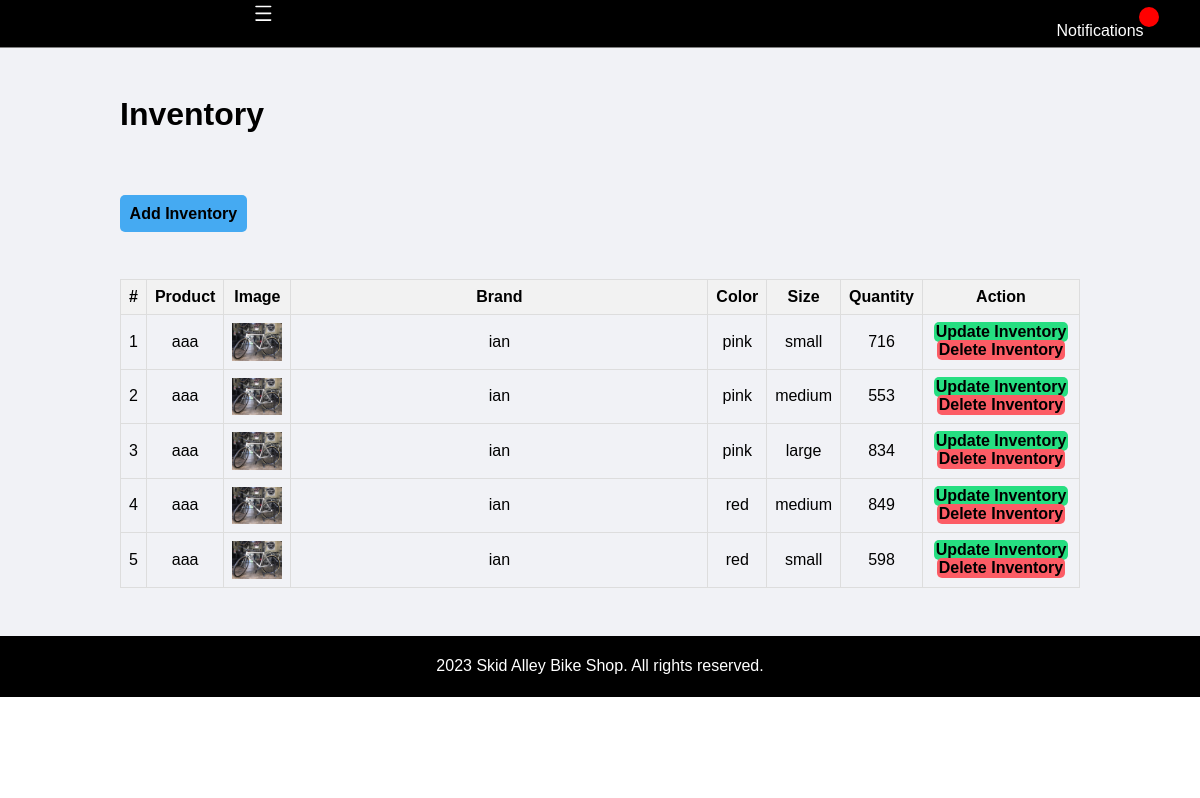
/admin/inventory.php (signed in), run on the app's committed database.
### tables this page shows
CREATE TABLE `stock_list` (
  `id` int(10) NOT NULL,
  `product_id` int(10) NOT NULL,
  `product_colors_sizes_id` int(10) NOT NULL,
  `quantity` float NOT NULL
);

CREATE TABLE `product_list` (
  `id` int(10) NOT NULL,
  `brand_id` int(11) NOT NULL,
  `category_id` int(11) NOT NULL,
  `name` varchar(250) NOT NULL,
  `models` varchar(250) NOT NULL,
  `description` varchar(250) NOT NULL,
  `price` float NOT NULL,
  `status` tinyint(1) NOT NULL DEFAULT 1,
  `image_path` text NOT NULL,
  `delete_flag` tinyint(1) NOT NULL
);

CREATE TABLE `brand_list` (
  `id` int(10) UNSIGNED NOT NULL,
  `name` varchar(50) NOT NULL,
  `image_path` text NOT NULL,
  `delete_flag` tinyint(1) NOT NULL,
  `status` tinyint(1) NOT NULL
);

CREATE TABLE `product_colors_sizes` (
  `id` int(11) NOT NULL,
  `product_id` int(11) DEFAULT NULL,
  `color` varchar(255) DEFAULT NULL,
  `size` varchar(255) DEFAULT NULL
);

### admin/inventory.php (the view, shortened to what this page needs)
<?php include('partials/menu.php'); ?>
<div class="main-content">
    <div class="wrapper">
        <h1>Inventory</h1>
        <br/><br/>
        <br/><br/>
        <a href="<?php echo SITEURL; ?>admin/add-inventory.php" class="btn-primary">Add Inventory</a>
        <br/><br/><br/>
        <table class="tbl-full">
    <tr>
        <th>#</th>
        <th>Product</th>
        <th>Image</th>
        <th>Brand</th>
        <th>Color</th>
        <th>Size</th>
        <th>Quantity</th>
        <th>Action</th>
    </tr>
    <?php
  $sql = "SELECT sl.id, sl.quantity, sl.product_id, pcs.color AS product_color, pcs.size AS product_size
  FROM stock_list sl
  INNER JOIN product_colors_sizes pcs ON sl.product_colors_sizes_id = pcs.id
  ORDER BY pcs.color ASC";
    $res = mysqli_query($conn, $sql);
    $count = mysqli_num_rows($res);
    $sn = 1;
    if ($count > 0) {
        while ($row = mysqli_fetch_assoc($res)) {
            $id = $row['id'];
            $quantity = $row['quantity'];
            $product_id = $row['product_id'];
            $product_color = $row['product_color'];
            $product_size = $row['product_size'];
            $product_sql = "SELECT p.name AS product_name, p.image_path AS product_image, b.name AS brand_name
                            FROM product_list p
                            INNER JOIN brand_list b ON p.brand_id = b.id
                            WHERE p.id = $product_id";
            $product_result = mysqli_query($conn, $product_sql);
            if ($product_result && mysqli_num_rows($product_result) > 0) {
                $product_row = mysqli_fetch_assoc($product_result);
                $product_name = $product_row['product_name'];
                $brand_name = $product_row['brand_name'];
                $product_image = $product_row['product_image'];
            } else {
                $product_name = "<div class='error'>Product Not Found</div>";
                $brand_name = "<div class='error'>Brand Not Found</div>";
                $product_image = "";
            }
            ?>
            <tr>
                <td><?php echo $sn++; ?></td>
                <td><?php echo $product_name;?></td>
                <td>
                <?php
                    if (!empty($product_image)) {
                        echo "<img src='" . SITEURL . "images/bike/" . $product_image . "' width='50px' alt='Product Image'> ";
                    }
                    else{
                    }
                    ?>
                </td>
                <td><?php echo $brand_name ?></td>
                <td><?php echo $product_color ?></td>
                <td><?php echo $product_size ?></td>
                <td><?php echo $quantity ?></td>
                <td>
                    <a href="<?php echo SITEURL; ?>admin/update-inventory.php?id=<?php echo $id; ?>" class='btn-secondary'>Update Inventory</a>
                    <a href="<?php echo SITEURL; ?>admin/delete-inventory.php?id=<?php echo $id; ?>" class="btn-third">Delete Inventory</a>
                </td>
            </tr>
            <?php
        }
    } else {
        ?>
        <tr>
            <td colspan='4'><div class='error'>No Brand Added.</div></td>
        </tr>
        <?php
    }
    ?>
</table>
    </div>
</div>
<?php include('partials/footer.php') ?>

### admin/css/admin.css (style rules this page uses)
* { margin: 0; padding: 0; font-family: Arial, Helvetica, sans-serif; }
.wrapper { padding: 1%; width: 80%; margin: 0 auto; }
.tbl-full { width: 100%; border-collapse: collapse; margin-top: 20px; }
.tbl-full th, .tbl-full td { border: 1px solid #dddddd; padding: 8px; text-align: center; }
.tbl-full th { background-color: #f2f2f2; }
table tr th { border-bottom: 1px solid black; padding: 1%; text-align: left; }
table tr td { padding: 1%; }
.btn-primary, .btn-secondary, .btn-third { padding: 8px 15px; text-decoration: none; border-radius: 5px; font-weight: bold; }
.btn-primary { background-color: #45aaf2; padding: 1%; color: black; text-decoration: none; font-weight: bold; }
.btn-secondary { background-color: #26de81; padding: 1%; color: black; text-decoration: none; font-weight: bold; }
.btn-third { background-color: #fc5c65; padding: 1%; color: black; text-decoration: none; font-weight: bold; }
.main-content { background-color: #f1f2f6; padding: 3% 0 ; }
.tbl-full td:nth-child(4) { width: 400px; }

### data on the page
stock_list: product_list.name "aaa", product_list.image_path (picture), brand_list.name "ian", product_colors_sizes.color "pink", product_colors_sizes.size "small", quantity "716"
stock_list: product_list.name "aaa", product_list.image_path (picture), brand_list.name "ian", product_colors_sizes.color "pink", product_colors_sizes.size "medium", quantity "553"
stock_list: product_list.name "aaa", product_list.image_path (picture), brand_list.name "ian", product_colors_sizes.color "pink", product_colors_sizes.size "large", quantity "834"
stock_list: product_list.name "aaa", product_list.image_path (picture), brand_list.name "ian", product_colors_sizes.color "red", product_colors_sizes.size "medium", quantity "849"
stock_list: product_list.name "aaa", product_list.image_path (picture), brand_list.name "ian", product_colors_sizes.color "red", product_colors_sizes.size "small", quantity "598"
